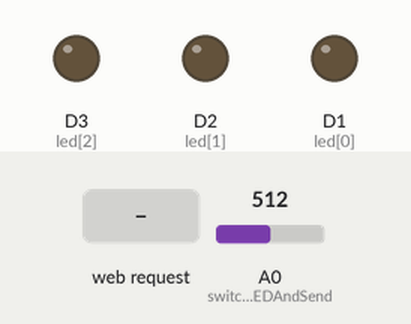
Recording of a sketch running on a simulated ESP8266 (NodeMCU). On the bench: output pins drawn as LEDs (lit = HIGH). Inputs (shaded band) come from the test bench; at power-on: A0 (switchLEDAndSend) = 512.

Above: at 1.7 s.
1.8 s: HTTP request GET /led0_on received
At 2.4 s:
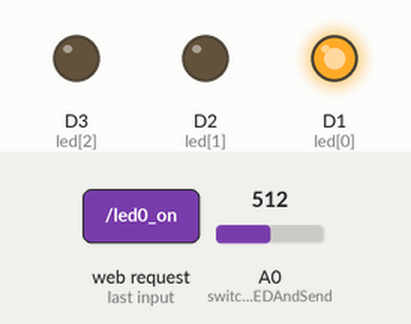
3.3 s: HTTP request GET /led1_on received
At 3.6 s:
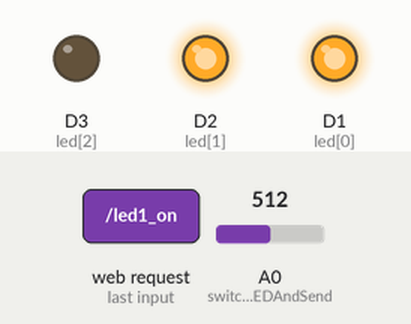
4.8 s: HTTP request GET / received
At 5.9 s:
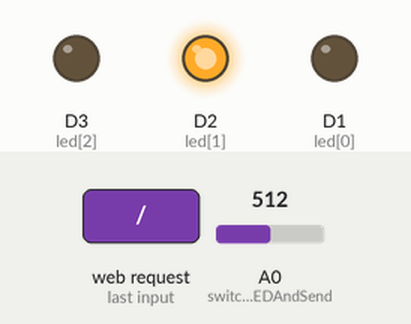
6.3 s: HTTP request GET /led2_on received
At 7.1 s:
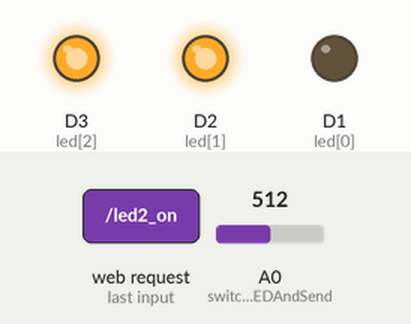
7.8 s: HTTP request GET /led1_off received
At 8.2 s:
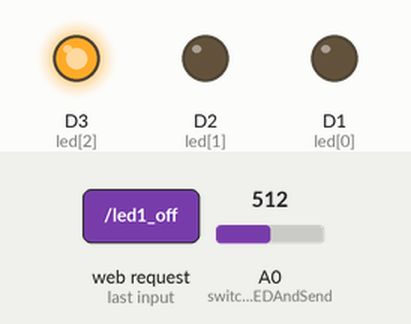
9.3 s: HTTP request GET /led2_off received
At 10.6 s:
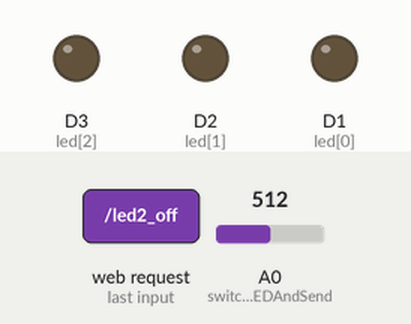
Timing chart, 0 to 11.8 s (numbered marks = the images above; inputs shaded):
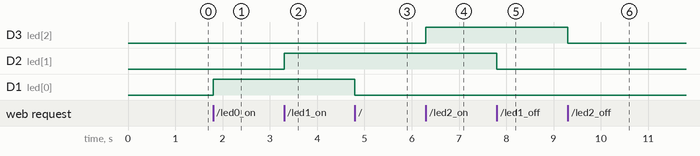

Measured:
- after the input at 1.8 s, D1 (led[0]): LOW → HIGH at once
- after the input at 3.3 s, D2 (led[1]): LOW → HIGH at once
- after the input at 4.8 s, D1 (led[0]): HIGH → LOW at once
- after the input at 6.3 s, D3 (led[2]): LOW → HIGH at once
- after the input at 7.8 s, D2 (led[1]): HIGH → LOW at once
- after the input at 9.3 s, D3 (led[2]): HIGH → LOW at once

The sketch:

DIY.Smart.Box_AP_mode_2_working.ino
```cpp
#include <ESP8266WebServer.h>  // <WebServer.h> for ESP32
int led[3] = {D1,D2,D3};
bool led_status[3] = {false};
const char* ssid = "Doris_DIY.Smart.Box";  // choose a name
const char* pass = "Ready4HTL!"; // must be >= 8 characters (at least for the ESP32)!
IPAddress ip(192,168,4,1); // should be 192.168.4.x
IPAddress gateway(192,168,4,1);  // should be 192.168.4.x
IPAddress subnet(255,255,255,0);
ESP8266WebServer server(80);  // WebServer server(80); for ESP32

String headAndTitle = "<head><style>"
                        //"font-family:Helvetica;"
                        ".button {"
                          "border: none;"
                          "color: white;"
                          "width: 350px;"
                          "padding: 20px;"
                          "text-align: center;"
                          "margin: 20px 200px;"
                          "border-radius:10px;"
                        "}"
                        ".greenButton {background-color: orange; font-size: 64px;}"
                        ".redButton {background-color: grey; font-size: 64px;}"
                        ".blueButton {background-color: blue; font-size: 50px;}"
                      "</style>"
                      "</head><meta http-equiv=\"refresh\" content=\"5\"></head>"
                      "</BR><h1 align=\"center\">Control Your DIY.Smart.Box</h1></div>"
                      //"<div align=\"center\">Control three LEDs and get measured value, AP - ModeS</BR></div>"
                      "</BR>"
                      ;
String led0_1= "<a href=\"/led0_on\"><button class=\"button greenButton\">LED0 On</button></a>";
String led0_0= "<a href=\"/led0_off\"><button class=\"button redButton\">LED0 Off</button></a>";
String led1_1= "</BR><a href=\"/led1_on\"><button class=\"button greenButton\">LED1 On</button></a>";
String led1_0= "</BR><a href=\"/led1_off\"><button class=\"button redButton\">LED1 Off</button></a>";
String led2_1= "</BR><a href=\"/led2_on\"><button class=\"button greenButton\">LED2 On</button></a>";
String led2_0= "</BR><a href=\"/led2_off\"><button class=\"button redButton\">LED2 Off</button></a>";
void setup(){
  pinMode(led[0], OUTPUT);
  digitalWrite(led[0], LOW);
  pinMode(led[1], OUTPUT);
  digitalWrite(led[1], LOW);
  pinMode(led[2], OUTPUT);
  digitalWrite(led[2], LOW);

  WiFi.softAPConfig(ip, gateway, subnet);
  WiFi.softAP(ssid, pass);

  delay(500);
  server.on("/",handleRoot);
  server.on("/led0_on", led0on);
  server.on("/led0_off", led0off);
  server.on("/led1_on", led1on);
  server.on("/led1_off", led1off);
  server.on("/led2_on", led2on);
  server.on("/led2_off", led2off);
  server.begin();
}

void loop(){
  server.handleClient();
}
void handleRoot() {
  led0off();
}
void led0on(){
  led_status[0] = true;
  switchLEDAndSend(0,1);
}
void led0off(){
  led_status[0] = false;
  switchLEDAndSend(0,0);
}
void led1on(){
  led_status[1] = true;
  switchLEDAndSend(1,1);
}
void led1off(){
  led_status[1] = false;
  switchLEDAndSend(1,0);
}
void led2on(){
  led_status[2] = true;
  switchLEDAndSend(2,1);
}
void led2off(){
  led_status[2] = false;
  switchLEDAndSend(2,0);
}
void switchLEDAndSend(int num, bool state){
  String message = "";
  message += headAndTitle;
  message += "<div align=\"center\";>";

  digitalWrite(led[num], state);
  (led_status[0]==true)?(message += led0_0):(message += led0_1);
  (led_status[1]==true)?(message += led1_0):(message += led1_1);
  (led_status[2]==true)?(message += led2_0):(message += led2_1);


  float measuredValue = analogRead(A0)/1024.0 * 3.3; // adjust for your board
/*  message += "</BR><button class=\"button blueButton\">";
  message += "Voltage [V]: </BR>";
  message += String(measuredValue, 2);
  message += "</button>";
  message += "</div>";
*/
  server.send(200, "text/html", message);

}
```
